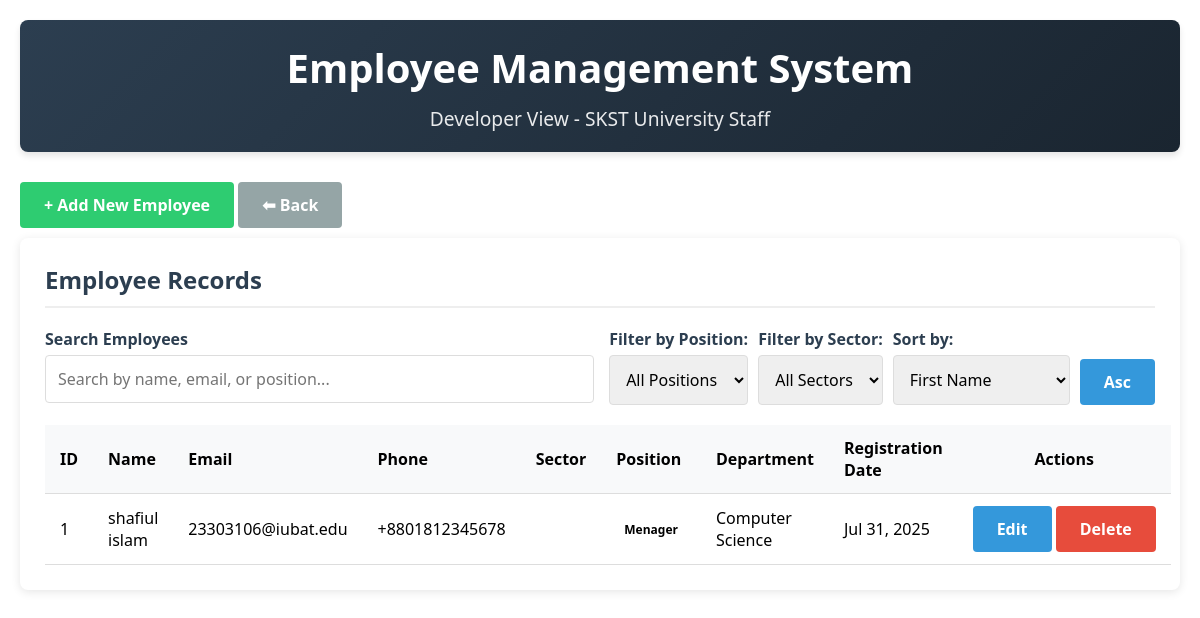
The page /admin/employee_dev.php on the database its author committed.
### tables this page shows
CREATE TABLE `stuf` (
  `id` int(11) NOT NULL,
  `sector` varchar(100) NOT NULL,
  `first_name` varchar(50) NOT NULL,
  `last_name` varchar(50) NOT NULL,
  `father_name` varchar(100) DEFAULT NULL,
  `mother_name` varchar(100) DEFAULT NULL,
  `date_of_birth` date DEFAULT NULL,
  `guardian_phone` varchar(20) DEFAULT NULL,
  `stuff_phone` varchar(20) DEFAULT NULL,
  `email` varchar(100) DEFAULT NULL,
  `password` varchar(255) NOT NULL,
  `position` varchar(200) NOT NULL,
  `last_exam` varchar(100) DEFAULT NULL,
  `board` varchar(100) DEFAULT NULL,
  `other_board` varchar(100) DEFAULT NULL,
  `year_of_passing` int(11) DEFAULT NULL,
  `institution_name` varchar(255) DEFAULT NULL,
  `result` decimal(5,2) DEFAULT NULL,
  `subject_group` varchar(100) DEFAULT NULL,
  `gender` enum('Male','Female','Other') DEFAULT NULL,
  `blood_group` enum('A+','A-','B+','B-','AB+','AB-','O+','O-') DEFAULT NULL,
  `nationality` varchar(50) DEFAULT NULL,
  `religion` varchar(50) DEFAULT NULL,
  `present_address` text DEFAULT NULL,
  `permanent_address` text DEFAULT NULL,
  `department` varchar(100) DEFAULT NULL,
  `photo_path` varchar(255) DEFAULT NULL,
  `signature_path` varchar(255) DEFAULT NULL,
  `submission_date` timestamp NOT NULL DEFAULT current_timestamp()
);

### admin/employee_dev.php (the view, shortened to what this page needs)
<?php
$host = 'localhost';
$dbname = 'skst_university';
$username = 'root';
$password = '';
try {
    $pdo = new PDO("mysql:host=$host;dbname=$dbname;charset=utf8", $username, $password);
    $pdo->setAttribute(PDO::ATTR_ERRMODE, PDO::ERRMODE_EXCEPTION);
} catch(PDOException $e) {
    die("Connection failed: " . $e->getMessage());
}
$search = $_GET['search'] ?? '';
$sort = $_GET['sort'] ?? 'id';
$order = $_GET['order'] ?? 'ASC';
$sql = "SELECT * FROM stuf
        WHERE (first_name LIKE :search OR last_name LIKE :search OR email LIKE :search
        OR father_name LIKE :search OR stuff_phone LIKE :search OR position LIKE :search)";
$params = ['search' => "%$search%"];
$sql .= " ORDER BY $sort $order";
$stmt = $pdo->prepare($sql);
$stmt->execute($params);
$staff_members = $stmt->fetchAll(PDO::FETCH_ASSOC);
?>
<!DOCTYPE html>
<html lang="en">
<head>
</head>
<body>
    <div class="container">
        <header>
            <h1>Employee Management System</h1>
            <p class="subtitle">Developer View - SKST University Staff</p>
        </header>
        <button id="toggleFormBtn" class="btn btn-success" style="margin-bottom: 10px;">+ Add New Employee</button>
        <button class="btn btn-secondary" onclick="history.back()">⬅ Back</button>
        <div class="card">
            <h2 class="card-title">Employee Records</h2>
            <div class="search-sort">
                <div class="search-box">
                    <form method="GET">
                        <label for="search">Search Employees</label>
                        <input type="text" id="search" name="search" placeholder="Search by name, email, or position..." value="<?php echo htmlspecialchars($search); ?>">
                    </form>
                </div>
                <div class="filter-options">
                    <div class="filter-group">
                        <label for="position_filter">Filter by Position:</label>
                        <select id="position_filter" name="position_filter" onchange="updateFilters()">
                            <option value="">All Positions</option>
                        </select>
                    </div>
                    <div class="filter-group">
                        <label for="sector_filter">Filter by Sector:</label>
                        <select id="sector_filter" name="sector_filter" onchange="updateFilters()">
                            <option value="">All Sectors</option>
                        </select>
                    </div>
                    <div class="filter-group">
                        <label for="sort">Sort by:</label>
                        <select id="sort" onchange="updateFilters()">
                            <option value="first_name" <?php echo $sort === 'first_name' ? 'selected' : ''; ?>>First Name</option>
                        </select>
                    </div>
                    <button class="btn" onclick="updateFilters()">
                        <?php echo $order === 'ASC' ? 'Asc' : 'Desc'; ?>
                    </button>
                </div>
            </div>
            <table>
                <thead>
                    <tr>
                        <th>ID</th>
                        <th>Name</th>
                        <th>Email</th>
                        <th>Phone</th>
                        <th>Sector</th>
                        <th>Position</th>
                        <th>Department</th>
                        <th>Registration Date</th>
                        <th style="text-align:center">Actions</th>
                    </tr>
                </thead>
                <tbody>
                    <?php if (count($staff_members) > 0): ?>
                        <?php foreach ($staff_members as $s): ?>
                            <tr>
                                <td><?php echo $s['id']; ?></td>
                                <td><?php echo htmlspecialchars($s['first_name'] . ' ' . $s['last_name']); ?></td>
                                <td><?php echo htmlspecialchars($s['email']); ?></td>
                                <td><?php echo htmlspecialchars($s['stuff_phone']); ?></td>
                                <td>
                                    <span class="sector-badge
                                        <?php echo strtolower($s['sector']) == 'library' ? 'sector-library' : ''; ?>
                                        <?php echo strtolower($s['sector']) == 'bank' ? 'sector-bank' : ''; ?>
                                        <?php echo strtolower($s['sector']) == 'another' ? 'sector-another' : ''; ?>">
                                    </span>
                                </td>
                                <td>
                                    <span class="position-badge
                                        <?php echo strtolower($s['position']) == 'administrator' ? 'position-admin' : ''; ?>
                                        <?php echo in_array(strtolower($s['position']), ['professor', 'associate professor', 'assistant professor', 'lecturer']) ? 'position-faculty' : ''; ?>
                                        <?php echo in_array(strtolower($s['position']), ['registrar', 'accountant', 'librarian', 'it support', 'office assistant', 'cleaner', 'security']) ? 'position-staff' : ''; ?>">
                                        <?php echo htmlspecialchars($s['position']); ?>
                                    </span>
                                </td>
                                <td><?php echo htmlspecialchars($s['department']); ?></td>
                                <td><?php echo date('M j, Y', strtotime($s['submission_date'])); ?></td>
                                <td class="actions-cell">
                                    <form method="POST">
                                        <button type="submit" class="btn">Edit</button>
                                    </form>
                                    <form method="POST" onsubmit="return confirm('Are you sure you want to delete this employee record?');">
                                        <button type="submit" class="btn btn-danger">Delete</button>
                                    </form>
                                </td>
                            </tr>
                        <?php endforeach; ?>
                    <?php else: ?>
                        <tr>
                            <td colspan="9" style="text-align: center;">No employee records found.</td>
                        </tr>
                    <?php endif; ?>
                </tbody>
            </table>
        </div>
    </div>
</body>
</html>

### admin/employee_dev.php (style rules this page uses)
* { box-sizing: border-box; margin: 0; padding: 0; font-family: 'Segoe UI', Tahoma, Geneva, Verdana, sans-serif; }
.container { margin: 0 auto; padding: 20px; max-width: 1400px; }
header { background: linear-gradient(135deg, #2c3e50, #1a2530); color: white; padding: 20px 0; text-align: center; border-radius: 8px; margin-bottom: 30px; box-shadow: 0 4px 6px rgba(0, 0, 0, 0.1); }
h1 { font-size: 2.5rem; margin-bottom: 10px; }
.subtitle { font-size: 1.2rem; opacity: 0.9; }
.card { background: white; border-radius: 8px; padding: 25px; margin-bottom: 30px; box-shadow: 0 2px 10px rgba(0, 0, 0, 0.1); }
.card-title { font-size: 1.5rem; margin-bottom: 20px; color: #2c3e50; border-bottom: 2px solid #eee; padding-bottom: 10px; }
input, select, textarea { width: 100%; padding: 12px; border: 1px solid #ddd; border-radius: 4px; font-size: 16px; transition: border 0.3s; }
.btn { display: inline-block; padding: 12px 24px; background: #3498db; color: white; border: none; border-radius: 4px; cursor: pointer; font-size: 16px; font-weight: 600; transition: background 0.3s; }
.btn-danger { background: #e74c3c; }
.btn-success { background: #2ecc71; }
.btn-secondary { background: #95a5a6; }
.search-sort { display: flex; justify-content: space-between; margin-bottom: 20px; flex-wrap: wrap; gap: 15px; }
.search-box { flex: 1; min-width: 300px; }
.filter-options { display: flex; gap: 10px; align-items: flex-end; flex-wrap: wrap; }
.filter-group { display: flex; flex-direction: column; }
label { color: #2c3e50; font-weight: bold; display: block; margin-bottom: 5px; }
table { width: 100%; border-collapse: collapse; margin-top: 20px; }
th, td { padding: 12px 15px; text-align: left; border-bottom: 1px solid #ddd; }
th { font-weight: 600; color: black; cursor: pointer; background-color: #f8f9fa; }
.actions-cell { white-space: nowrap; text-align: center; }
.actions-cell form { display: inline-block; }
.position-badge { display: inline-block; padding: 4px 8px; border-radius: 12px; font-size: 12px; font-weight: 600; }
.sector-badge { display: inline-block; padding: 4px 8px; border-radius: 12px; font-size: 12px; font-weight: 600; }

### rows shown on the page
stuf: id "1", first_name+last_name "shafiul islam", email "23303106@iubat.edu", stuff_phone "+8801812345678", position "Menager", department "Computer Science", submission_date "Jul 31, 2025"
